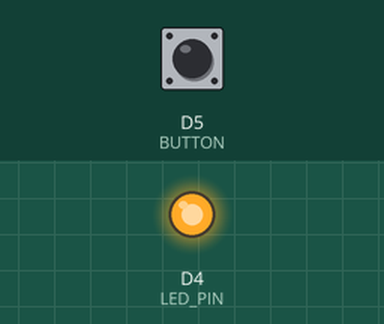
This sketch was run on a simulated ESP8266 (NodeMCU). Shown: output pins drawn as LEDs (lit = HIGH). Inputs (shaded band) come from the test bench; at power-on: D5 (BUTTON) LOW.

Above: at 1.2 s.
1.3 s: D5 (BUTTON) pulled HIGH for 0.15 s
At 1.37 s:
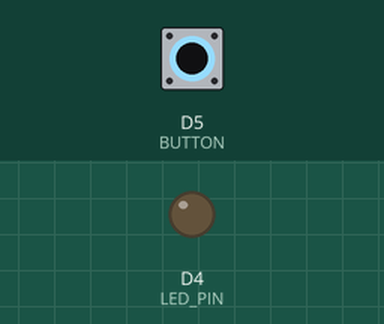
2.9 s: D5 (BUTTON) pulled HIGH for 3.2 s
At 6.8 s:
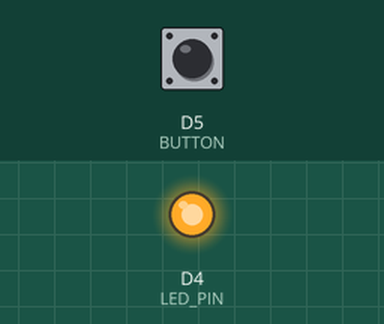
Timing chart, 0 to 8.3 s (numbered marks = the images above; inputs shaded):
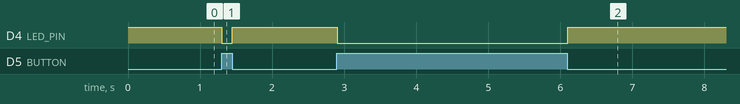

The sketch:

ledStatus_button_HTML.ino
```cpp
/*
  Version 0.3
  Send the button status to the browser by the ESP8266.
  ESP in access point Mode: https://goo.gl/KLe9pm

  Reference page: http://192.168.4.1
*/
#include <ESP8266WiFi.h>

//////////////////////
// WiFi Definitions //
//////////////////////
const char WiFiAPPSK[] = "123456789";
const char AP_NameChar[] = "ESP8266";

/////////////////////
// Pin Definitions //
/////////////////////
const int LED_PIN = D4; // internal led INVERTED
const int BUTTON = D5;
int val = 0;
WiFiServer server(80);
void setupWiFi();

void setup() {
  pinMode(LED_PIN, OUTPUT);
  pinMode(BUTTON, INPUT);
  digitalWrite(LED_PIN, HIGH); // led inverted
  setupWiFi();
  server.begin();
}

void loop() {
  // Check if a client has connected
  WiFiClient client = server.available();

  //client.flush();

  if (digitalRead(BUTTON) == HIGH) {
    digitalWrite(LED_PIN, LOW);
    val = 1;
  }
  else {
    digitalWrite(LED_PIN, HIGH);
    val = 0;
  }

  // client ready?
  if (!client) {
      return;
    }
  // Prepare the response. Start with the common header:
  String s = "HTTP/1.1 200 OK\r\n";
  s += "Content-Type: text/html\r\n\r\n";
  s += "<!DOCTYPE HTML>\r\n<html>\r\n";
  // Creation of answers
  if (val == 1)  {
    s += "Led: ON ";
  }
  if (val == 0)  {
    s += "Led: OFF ";
  }
  if(val != 0 && val != 1)
    s += "Invalid Request.<br>";

  s += "</html>\n";

  // Send the response to the client
  client.print(s);
  delay(1);

}

void setupWiFi() {
  WiFi.mode(WIFI_AP);
  WiFi.softAP(AP_NameChar, WiFiAPPSK);
}
```

Measured:
- after the input at 1.3 s, D4 (LED_PIN): HIGH → LOW at once, → HIGH 0.15 s later
- after the input at 2.9 s, D4 (LED_PIN): HIGH → LOW at once, → HIGH 3.2 s later
